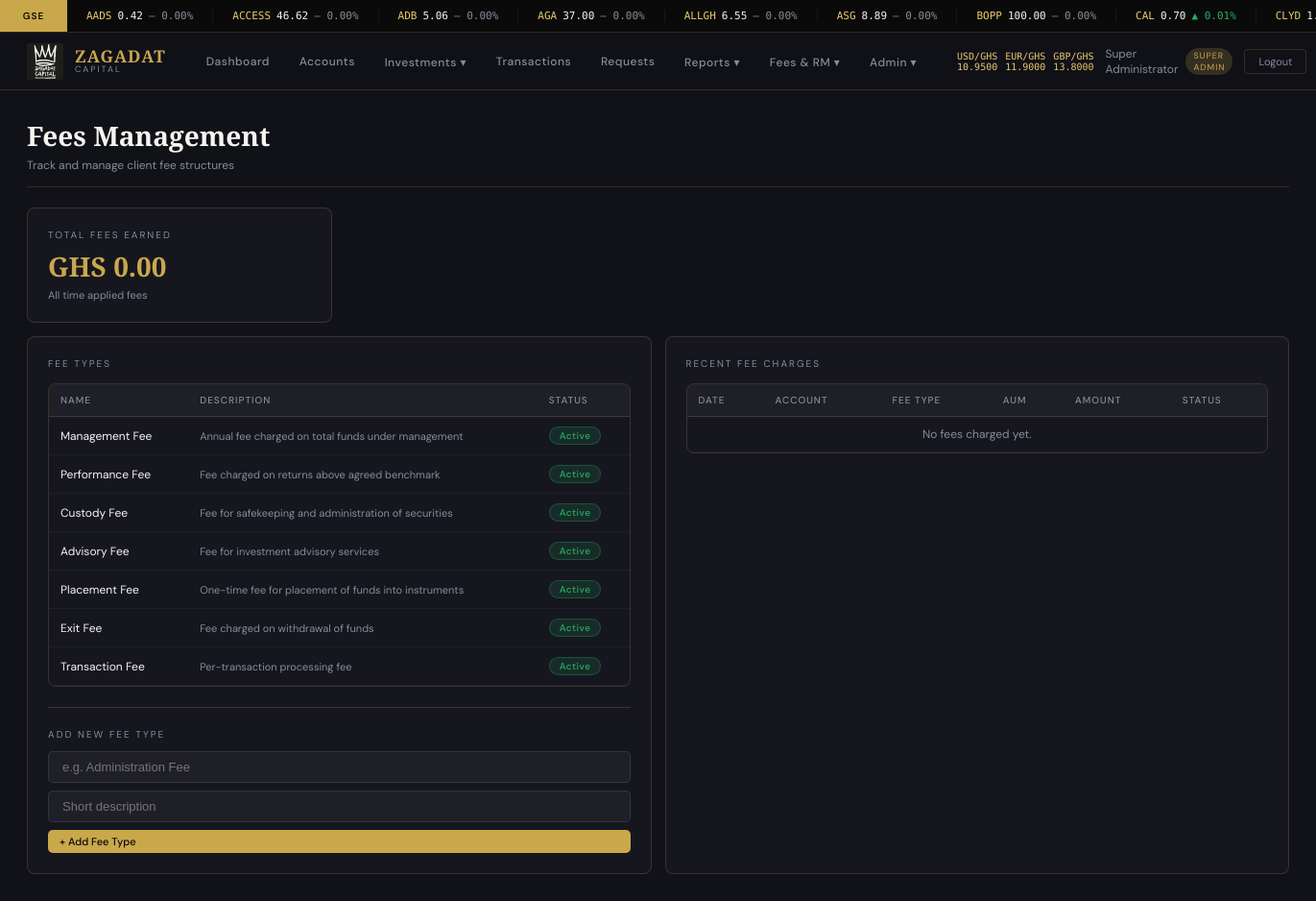
The page /admin/fees (signed in) on the database its author committed.
### models.py (models this page shows, shortened)
class AdminUser(UserMixin, db.Model):
    __tablename__ = 'admin_users'
    id            = db.Column(db.Integer, primary_key=True)
    staff_id      = db.Column(db.String(20), unique=True, nullable=False)
    full_name     = db.Column(db.String(120), nullable=False)
    email         = db.Column(db.String(120), unique=True, nullable=False)
    password_hash = db.Column(db.String(256), nullable=False)
    role          = db.Column(db.String(40), nullable=False, default='REPORT_VIEWER')
    is_active     = db.Column(db.Boolean, default=True)
    created_at    = db.Column(db.DateTime, default=datetime.utcnow)
    created_by    = db.Column(db.Integer, nullable=True)
    last_login    = db.Column(db.DateTime, nullable=True)
    is_rm         = db.Column(db.Boolean, default=False)
    rm_commission_rate = db.Column(db.Float, default=1.0)
    def has_permission(self, p):
        return ADMIN_ROLES.get(self.role, {}).get('level', 0) >= PERMISSION_MAP.get(p, 100)
    @property
    def is_super_admin(self): return self.role == 'SUPER_ADMIN'

class FeeType(db.Model):
    __tablename__ = 'fee_types'
    id          = db.Column(db.Integer, primary_key=True)
    name        = db.Column(db.String(80), unique=True, nullable=False)
    description = db.Column(db.String(255), nullable=True)
    is_active   = db.Column(db.Boolean, default=True)
    created_by  = db.Column(db.Integer, nullable=True)
    created_at  = db.Column(db.DateTime, default=datetime.utcnow)

### routes/admin.py (the view)
@admin_bp.route('/fees')
@permission_required('approve_account')
def fees():
    from models import FeeType, AccountFee, FeeTransaction
    fee_types = FeeType.query.filter_by(is_active=True).all()
    recent_fees = FeeTransaction.query.order_by(FeeTransaction.created_at.desc()).limit(50).all()
    total_earned = sum(f.amount for f in FeeTransaction.query.filter_by(status='APPLIED').all())
    by_type = {}
    for f in FeeTransaction.query.filter_by(status='APPLIED').all():
        name = f.fee_type.name if f.fee_type else 'Unknown'
        by_type[name] = by_type.get(name, 0) + f.amount
    return render_template('admin/fees.html', fee_types=fee_types,
                           recent_fees=recent_fees, total_earned=total_earned, by_type=by_type)

### models.py (called while the page is built)
@login_manager.user_loader
def load_user(user_id):
    uid = str(user_id)
    if uid.startswith('admin_'):
        return AdminUser.query.get(int(uid.split('_')[1]))
    return ClientUser.query.get(int(uid))

### routes/admin.py (called while the page is built)
def permission_required(permission):
    def decorator(f):
        from functools import wraps
        @wraps(f)
        def decorated(*args, **kwargs):
            if not current_user.is_authenticated or session.get('user_type') != 'admin':
                return redirect(url_for('auth.login'))
            if not current_user.has_permission(permission):
                flash('Insufficient permissions.', 'error')
                return redirect(url_for('admin.dashboard'))
            return f(*args, **kwargs)
        return decorated
    return decorator

### templates/admin/fees.html (shortened to what this page needs)
{% extends 'base.html' %}
{% block content %}
<div class="page-content">
  <div class="page-header">
    <div><h1>Fees Management</h1><p>Track and manage client fee structures</p></div>
  </div>
  <div class="grid grid-4 mb-2">
    <div class="card">
      <div class="card-title">Total Fees Earned</div>
      <div class="stat-value gold-value">GHS {{ "{:,.2f}".format(total_earned) }}</div>
      <div class="stat-sub">All time applied fees</div>
    </div>
  </div>
  <div class="grid grid-2 mb-2">
    <div class="card">
      <div class="card-title" style="margin-bottom:1rem;">Fee Types</div>
      <div class="table-wrap">
        <table class="data-table">
          <thead><tr><th>Name</th><th>Description</th><th>Status</th></tr></thead>
          <tbody>
            {% for ft in fee_types %}
            <tr>
              <td class="text-gold">{{ ft.name }}</td>
              <td style="color:var(--grey);font-size:11px;">{{ ft.description or '—' }}</td>
              <td><span class="badge badge-approved">Active</span></td>
            </tr>
            {% else %}
            <tr><td colspan="3" style="text-align:center;color:var(--grey);">No fee types yet.</td></tr>
            {% endfor %}
          </tbody>
        </table>
      </div>
      <hr class="divider">
      <div class="card-title" style="margin-bottom:0.8rem;">Add New Fee Type</div>
      <form method="POST" action="{{ url_for('admin.new_fee_type') }}" style="display:flex;flex-direction:column;gap:8px;">
        <input type="text" name="name" placeholder="e.g. Administration Fee" required
               style="background:rgba(255,255,255,0.04);border:1px solid rgba(255,255,255,0.1);border-radius:5px;color:var(--white);padding:8px 14px;font-size:13px;outline:none;">
        <input type="text" name="description" placeholder="Short description"
               style="background:rgba(255,255,255,0.04);border:1px solid rgba(255,255,255,0.1);border-radius:5px;color:var(--white);padding:8px 14px;font-size:13px;outline:none;">
        <button type="submit" class="btn btn-primary btn-sm">+ Add Fee Type</button>
      </form>
    </div>
    <div class="card">
      <div class="card-title" style="margin-bottom:1rem;">Recent Fee Charges</div>
      <div class="table-wrap">
        <table class="data-table">
          <thead><tr><th>Date</th><th>Account</th><th>Fee Type</th><th>AUM</th><th class="text-right">Amount</th><th>Status</th></tr></thead>
          <tbody>
            {% for f in recent_fees %}
            <tr>
              <td class="mono">{{ f.created_at.strftime('%d %b %Y') }}</td>
              <td class="mono text-gold">{{ f.account_number }}</td>
              <td>{{ f.fee_type.name if f.fee_type else '—' }}</td>
              <td class="num" style="color:var(--grey);">{{ "{:,.0f}".format(f.aum_at_time or 0) }}</td>
              <td class="num text-gold">{{ "{:,.2f}".format(f.amount) }}</td>
              <td><span class="badge badge-approved">{{ f.status }}</span></td>
            </tr>
            {% else %}
            <tr><td colspan="6" style="text-align:center;color:var(--grey);">No fees charged yet.</td></tr>
            {% endfor %}
          </tbody>
        </table>
      </div>
    </div>
  </div>
</div>
{% endblock %}

### templates/base.html (shortened to what this page needs)
<!DOCTYPE html>
<html lang="en">
<head>
</head>
<body>
{% if current_user.is_authenticated %}
<div id="ticker-bar">
  <div class="ticker-label" id="ticker-exchange-label">GSE</div>
  <div class="ticker-track">
    <div class="ticker-inner" id="ticker-inner">
    </div>
  </div>
</div>
<nav class="topnav">
  <a href="{% if session.get('user_type') == 'admin' %}{{ url_for('admin.dashboard') }}{% else %}{{ url_for('user.dashboard') }}{% endif %}" class="nav-brand">
    <img src="{{ url_for('static', filename='img/logo.png') }}" alt="Zagadat">
    <div class="brand-text">
      <span class="brand-name">ZAGADAT</span>
      <span class="brand-sub">Capital</span>
    </div>
  </a>
  {% if session.get('user_type') == 'admin' %}
  <div class="nav-links">
    <a href="{{ url_for('admin.dashboard') }}" {% if request.endpoint == 'admin.dashboard' %}class="active"{% endif %}>Dashboard</a>
    <a href="{{ url_for('admin.accounts') }}" {% if 'account' in request.endpoint %}class="active"{% endif %}>Accounts</a>
    <div class="dropdown">
      <a href="{{ url_for('admin.investments') }}">Investments ▾</a>
    </div>
    <a href="{{ url_for('admin.transactions') }}">Transactions</a>
    <a href="{{ url_for('admin.client_requests') }}">Requests</a>
    <div class="dropdown">
      <a href="{{ url_for('reports.menu') }}">Reports ▾</a>
    </div>
    {% if current_user.has_permission('approve_account') %}
    <div class="dropdown">
      <a href="{{ url_for('admin.fees') }}">Fees & RM ▾</a>
    </div>
    {% endif %}
    {% if current_user.has_permission('manage_all') %}
    <div class="dropdown">
      <a href="{{ url_for('admin.admin_users') }}">Admin ▾</a>
    </div>
    {% endif %}
  </div>
  <div class="nav-right">
    <div class="fx-pill" id="fx-display">
      <span>USD/GHS <span id="fx-usd">—</span></span>
      <span>EUR/GHS <span id="fx-eur">—</span></span>
      <span>GBP/GHS <span id="fx-gbp">—</span></span>
    </div>
    <div class="nav-user">
      <span>{{ current_user.full_name }}</span>
      <span class="role-badge">{{ current_user.role.replace('_',' ') }}</span>
    </div>
    <a href="{{ url_for('auth.logout') }}" class="btn-logout">Logout</a>
  </div>
  {% endif %}
</nav>
{% endif %}
{% block content %}{% endblock %}
</body>
</html>

### rows shown on the page
AdminUser: full_name "Super Administrator", role.replace "SUPER ADMIN"
FeeType: name "Management Fee", description "Annual fee charged on total funds under management"
FeeType: name "Performance Fee", description "Fee charged on returns above agreed benchmark"
FeeType: name "Custody Fee", description "Fee for safekeeping and administration of securities"
FeeType: name "Advisory Fee", description "Fee for investment advisory services"
FeeType: name "Placement Fee", description "One-time fee for placement of funds into instruments"
FeeType: name "Exit Fee", description "Fee charged on withdrawal of funds"
FeeType: name "Transaction Fee", description "Per-transaction processing fee"

### other values the page prints
{{ "{:,.2f}".format(total_earned) }} "0.00"
